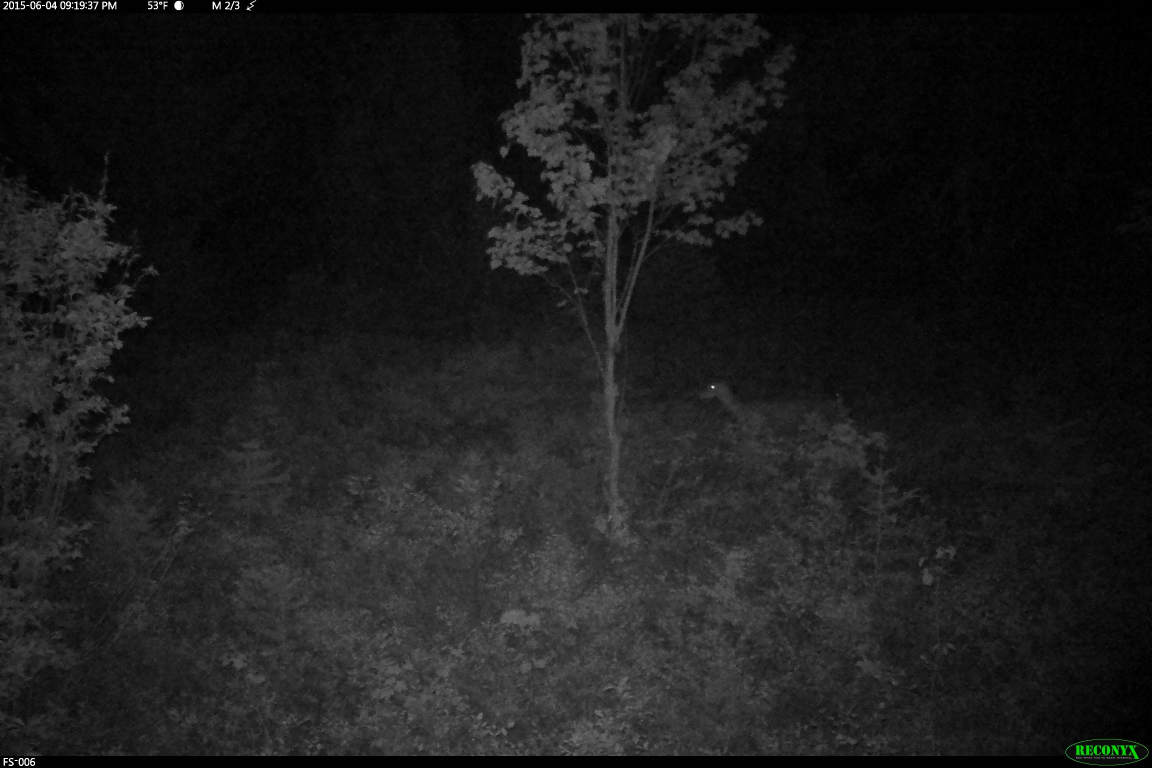
#> input picture Low-Light_DeerDetection/raw_input.jpg, 3456 x 2304 px (shown at 1/3 size)
$ python -i test4.py   (imports and definitions only)
#> lines starting #> are read from the running program, lines starting #| are printed output that depends on the picture
#> further down, picture is the input picture: shape (2304, 3456, 3); mean B, G, R 28.2, 28.3, 28.2
import cv2
import numpy as np
import os
from ultralytics import YOLO

# =========================
# PATHS
# =========================
MODEL_PATH = r"C:\Users\anish\PycharmProjects\DeerDetectionProject\runs\detect\runs_deer\baseline_raw3\weights\best.pt"
IMAGE_PATH = r"C:\Users\anish\PycharmProjects\DeerDetectionProject\loc_0004_im_002082.jpg"   # <-- change if needed
OUTPUT_DIR = r"C:\Users\anish\PycharmProjects\DeerDetectionProject\single_image_results_test4"


# [1 line not run here, left out]

# =========================
# SETTINGS
# =========================
CONF_THRESHOLD = 0.25

CLAHE_CLIP_LIMIT = 0.8
CLAHE_TILE_GRID = (8, 8)

GAMMA_VALUE = 1.15

GAUSSIAN_KERNEL = (3, 3)
GAUSSIAN_SIGMA = 0

# Retinex tuning
RETINEX_SIGMA = 20
RETINEX_GAIN = 128.0
RETINEX_OFFSET = 128.0

# Resize large image for faster inference if needed
RESIZE_FOR_TEST = False
RESIZE_WIDTH = 1280
RESIZE_HEIGHT = 720


# =========================
# PREPROCESSING FUNCTIONS
# =========================
def apply_gaussian_blur(image):
    return cv2.GaussianBlur(image, GAUSSIAN_KERNEL, GAUSSIAN_SIGMA)


def apply_clahe(image):
    lab = cv2.cvtColor(image, cv2.COLOR_BGR2LAB)
#> lab: shape (2304, 3456, 3); mean of channels 0, 1, 2 27.9, 128, 128
    l, a, b = cv2.split(lab)

    clahe = cv2.createCLAHE(
        clipLimit=CLAHE_CLIP_LIMIT,
        tileGridSize=CLAHE_TILE_GRID
    )
    l_clahe = clahe.apply(l)
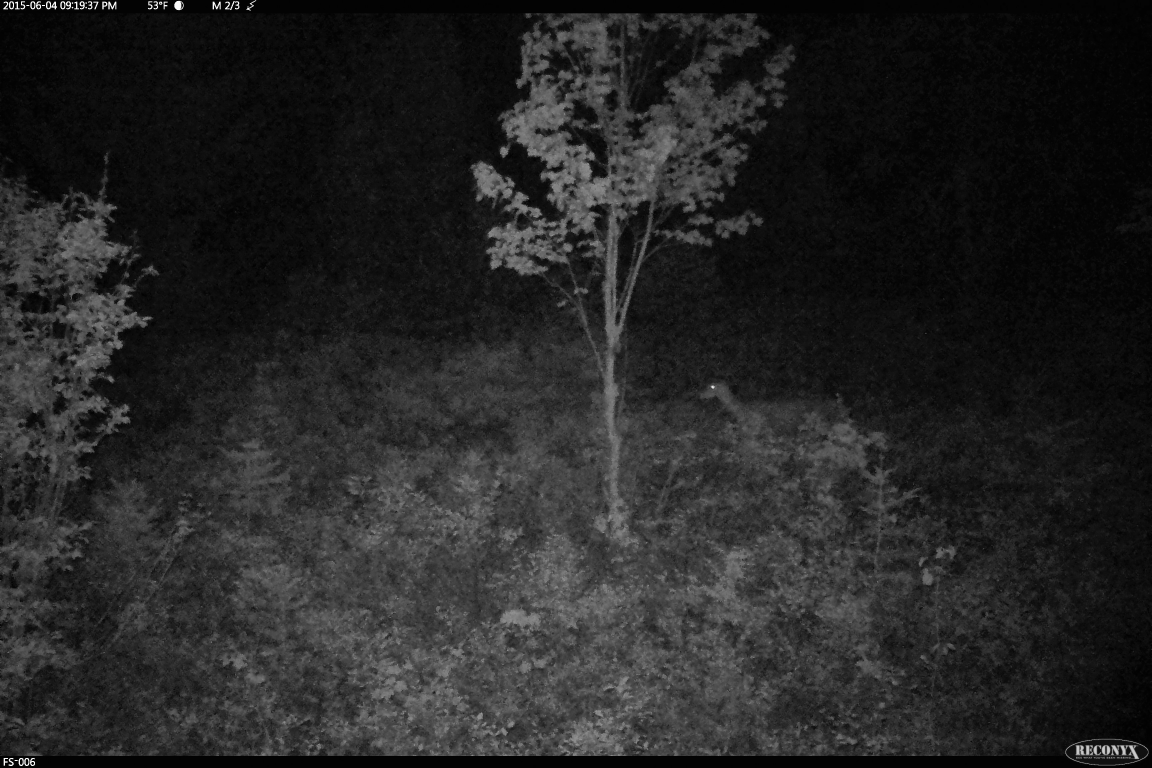
#> l_clahe: shape (2304, 3456) (shown at 1/3 size); min 1, max 255, mean 37

    merged = cv2.merge((l_clahe, a, b))
#> merged: shape (2304, 3456, 3); mean of channels 0, 1, 2 37, 128, 128
    return cv2.cvtColor(merged, cv2.COLOR_LAB2BGR)


# [27 lines left out: functions apply_gamma, apply_retinex_ssr, not called in this run]


def save_image(path, image):
    ok = cv2.imwrite(path, image)
    print(f"Saved {path}: {ok}", flush=True)


# =========================
# INFERENCE
# =========================
# [127 lines left out: functions run_inference, main, not called in this run]


# [2 lines not run here, left out]

>>> import cv2
>>> picture = cv2.imread('raw_input.jpg')
>>> result = apply_clahe(picture)
